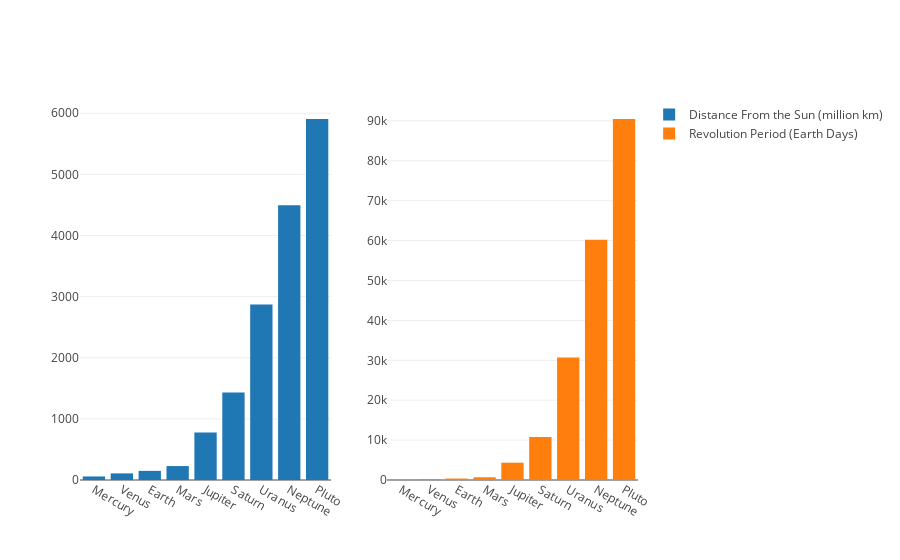

Write notebook code for a chart like this one.
### Code cell
fig = go.Figure(data=data, 
                layout=layout)

offline.iplot(fig)

### Figure 1 — Plotly figure (JSON) as saved in the notebook; plotly's stock layout.template omitted (floating-point values rounded to 4 significant figures)
{"data": [{"name": "Distance From the Sun (million km)", "type": "bar", "uid": "776e31ae-93e0-4916-a898-43467e031d4b", "x": ["Mercury", "Venus", "Earth", "Mars", "Jupiter", "Saturn", "Uranus", "Neptune", "Pluto"], "y": [57.9, 108.2, 149.6, 227.9, 778.6, 1434.0, 2872.0, 4495.0, 5906.0]}, {"name": "Revolution Period (Earth Days)", "type": "bar", "uid": "b6f45b69-f622-44e8-b733-723236950a5e", "x": ["Mercury", "Venus", "Earth", "Mars", "Jupiter", "Saturn", "Uranus", "Neptune", "Pluto"], "xaxis": "x2", "y": [87.96, 224.7, 365.3, 687.0, 4333.0, 10760.0, 30710.0, 60200.0, 90470.0], "yaxis": "y2"}], "layout": {"xaxis": {"domain": [0, 0.45]}, "xaxis2": {"domain": [0.55, 1]}, "yaxis2": {"anchor": "free", "overlaying": "y", "position": 0.55}}}
